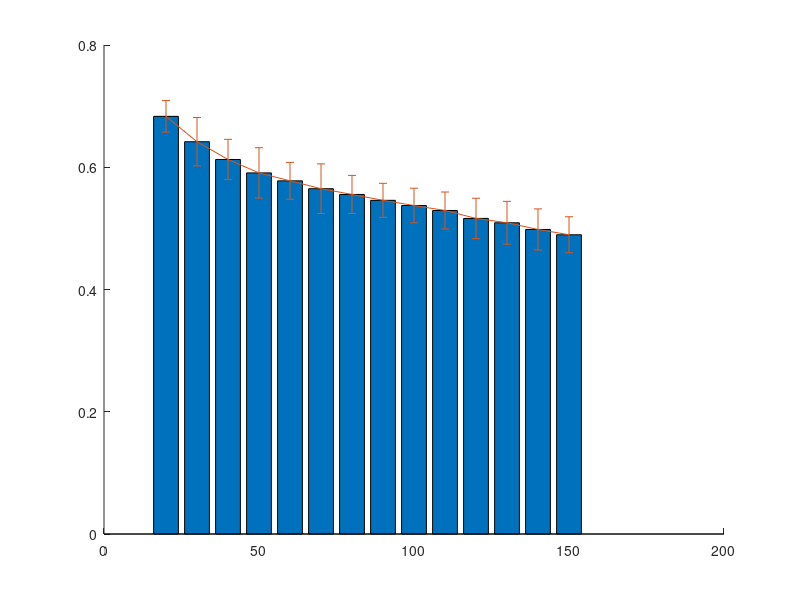

Recreate this plot in MATLAB. (Note: this script raises an error after producing the figure.)
clc
clear
dists=[20	30	40	50	60	70	80	90	100	110	120	130	140	150];
timePercentages=[0.25,0.5,0.75];
epsilon=[0.1,0.5,1,2,3,4,5];
load("resultWorkspace_Dist_TimePercent_Epsilon_Repeat_NumObfuscated_2.mat")
meanAITP=mean(resultsAvgIsolatedTimePercentages,4);
figure(1)
clf
hold on
[X,Y]=meshgrid(dists,epsilon);
Z=(squeeze(mean(mean(meanAITP,2),3)));
stds=std(std(meanAITP,[],2),[],3);
avgTimeHigh=Z+stds;
avgTimeLow=Z-stds;
figure(1)
clf
hold on
bar(dists,Z)
% plot(dists,avgTime)
er = errorbar(dists,Z,sqrt(stds));
er.Color = [0 0 0];
er.LineStyle = 'none';
xlim([25,155])
ylim([0,1])
xlabel("Distance of coverage (m)")
ylabel("Average percentage of travel time")
title("Time covered by same color cars")
set(gca,'FontName','Times New Roman');
grid on
exportgraphics(gcf, 'dist_avgTimerPercent.pdf','ContentType','vector')
